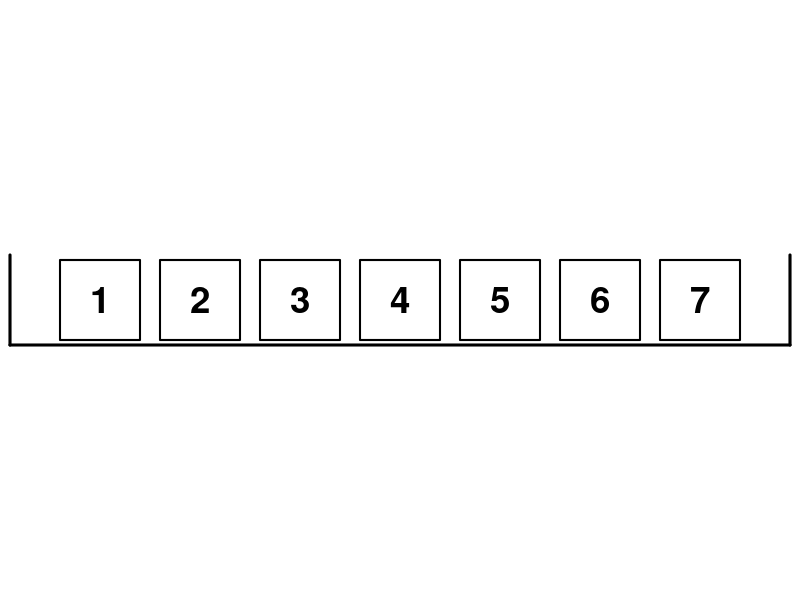
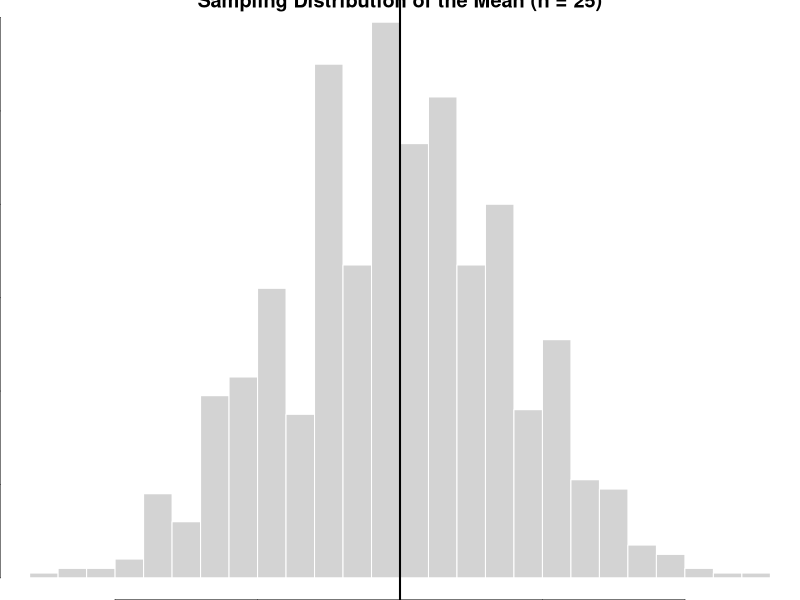
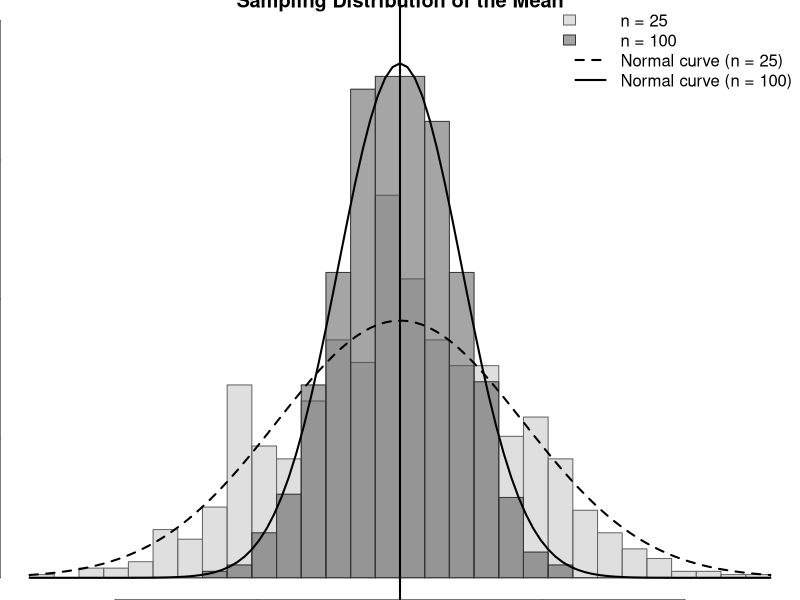
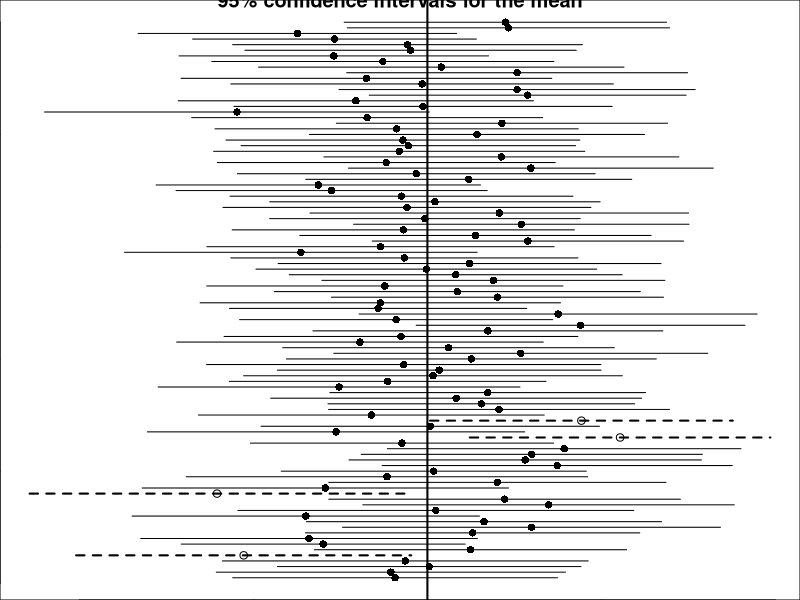

Here is the R script that generated these plots, in order:
## ---- chunk 1
#| label: fig-box-1-to-7
#| message: false
#| warning: false
#| fig-cap: A box with 7 tickets labelled 1 to 7
#| include: false

draw_box_1_to_7 <- function(filename = NULL) {
  par(mar = c(0, 0, 0, 0))
  
  labels <- 1:7
  
  plot(0, 0, type = "n", 
       xlim = c(0, 8), ylim = c(0.15, 1.15),
       axes = FALSE, xaxs = "i", yaxs = "i", asp = 1)
  
  for (i in 1:7) {
    rect(i - 0.4, 0.25, i + 0.4, 1.05, lwd = 2)
    text(i, 0.65, labels = labels[i], cex = 2.2, font = 2)
  }
  
  segments(
    x0 = c(0.1, 0.1, 7.9),
    y0 = c(1.1, 0.2, 0.2),
    x1 = c(0.1, 7.9, 7.9),
    y1 = c(0.2, 0.2, 1.1),
    lwd = 3
  )
}

# draw_box_1_to_7()

# --- SAVE FILE ---
draw_box_1_to_7("figs/ch14/box_1_7.png")
## ---- chunk 2
# Set seed for reproducibility
set.seed(123)

# Parameters
n <- 25          # sample size
n_sims <- 1000   # number of simulations

# Box with tickets 1 to 7
box <- 1:7

# Simulate sample means
means <- replicate(n_sims, {
  sample_draws <- sample(box, size = n, replace = TRUE)
  mean(sample_draws)
})

# Plot histogram
hist(
  means,
  breaks = 30,
  main = "Sampling Distribution of the Mean (n = 25)",
  xlab = "Sample Average",
  border = "white"
)

# Add true mean
abline(v = mean(box), lwd = 2)
## ---- chunk 3
#| echo: false
# Set seed for reproducibility
set.seed(123)

# Parameters
n_sims <- 1000
box <- 1:7
mu <- mean(box)
sigma <- sd(box)

# --- Simulation for n = 25 ---
n1 <- 25
means_25 <- replicate(n_sims, {
  mean(sample(box, size = n1, replace = TRUE))
})

# --- Simulation for n = 100 ---
n2 <- 100
means_100 <- replicate(n_sims, {
  mean(sample(box, size = n2, replace = TRUE))
})

# Common breaks and limits
x_min <- min(means_25, means_100)
x_max <- max(means_25, means_100)
breaks_seq <- seq(floor(x_min * 10) / 10, ceiling(x_max * 10) / 10, length.out = 31)

# Compute histogram objects first (without plotting)
h1 <- hist(means_25, breaks = breaks_seq, plot = FALSE)
h2 <- hist(means_100, breaks = breaks_seq, plot = FALSE)

# Compute normal curve heights
x_grid <- seq(min(breaks_seq), max(breaks_seq), length.out = 500)
y1 <- dnorm(x_grid, mean = mu, sd = sigma / sqrt(n1))
y2 <- dnorm(x_grid, mean = mu, sd = sigma / sqrt(n2))

# Set y-axis limit high enough for both histograms and curves
y_max <- max(h1$density, h2$density, y1, y2) * 1.08

# Plot first histogram (lighter grey)
hist(
  means_25,
  breaks = breaks_seq,
  freq = FALSE,
  xlim = c(min(breaks_seq), max(breaks_seq)),
  ylim = c(0, y_max),
  col = rgb(0.75, 0.75, 0.75, 0.5),
  border = "grey40",
  main = "Sampling Distribution of the Mean",
  xlab = "Sample Average"
)

# Overlay second histogram (darker grey)
hist(
  means_100,
  breaks = breaks_seq,
  freq = FALSE,
  col = rgb(0.30, 0.30, 0.30, 0.5),
  border = "grey20",
  add = TRUE
)

# Add vertical line for true mean
abline(v = mu, lwd = 2)

# Add theoretical normal curves
curve(
  dnorm(x, mean = mu, sd = sigma / sqrt(n1)),
  from = min(breaks_seq), to = max(breaks_seq),
  add = TRUE, lwd = 2, lty = 2
)

curve(
  dnorm(x, mean = mu, sd = sigma / sqrt(n2)),
  from = min(breaks_seq), to = max(breaks_seq),
  add = TRUE, lwd = 2
)

# Add legend
legend(
  "topright",
  legend = c("n = 25", "n = 100", "Normal curve (n = 25)", "Normal curve (n = 100)"),
  fill = c(rgb(0.75, 0.75, 0.75, 0.5), rgb(0.30, 0.30, 0.30, 0.5), NA, NA),
  border = c("grey40", "grey20", NA, NA),
  lty = c(NA, NA, 2, 1),
  lwd = c(NA, NA, 2, 2),
  bty = "n"
)
## ---- chunk 4
set.seed(101)

n <- 100
n_sims <- 100
mu_true <- 50
sd_true <- 10

results <- data.frame(
  sample_id = 1:n_sims,
  mean = NA,
  lower = NA,
  upper = NA,
  covers = NA
)

for (i in 1:n_sims) {
  x <- rnorm(n, mean = mu_true, sd = sd_true)
  
  m <- mean(x)
  se <- sd(x) / sqrt(n)
  
  lower <- m - 2 * se
  upper <- m + 2 * se
  
  results$mean[i] <- m
  results$lower[i] <- lower
  results$upper[i] <- upper
  results$covers[i] <- (lower <= mu_true) & (upper >= mu_true)
}
## ---- chunk 5
sum(results$covers)
## ---- chunk 6
#| echo: false
plot(
  x = NULL, y = NULL,
  xlim = range(c(results$lower, results$upper)),
  ylim = c(1, n_sims),
  xlab = "Value",
  ylab = "Sample",
  main = "95% confidence intervals for the mean"
)

for (i in 1:n_sims) {
  if (results$covers[i]) {
    segments(results$lower[i], i, results$upper[i], i)
    points(results$mean[i], i, pch = 16)
  } else {
    segments(results$lower[i], i, results$upper[i], i, lty = 2, lwd = 2)
    points(results$mean[i], i, pch = 1)
  }
}

abline(v = mu_true, lwd = 2)
